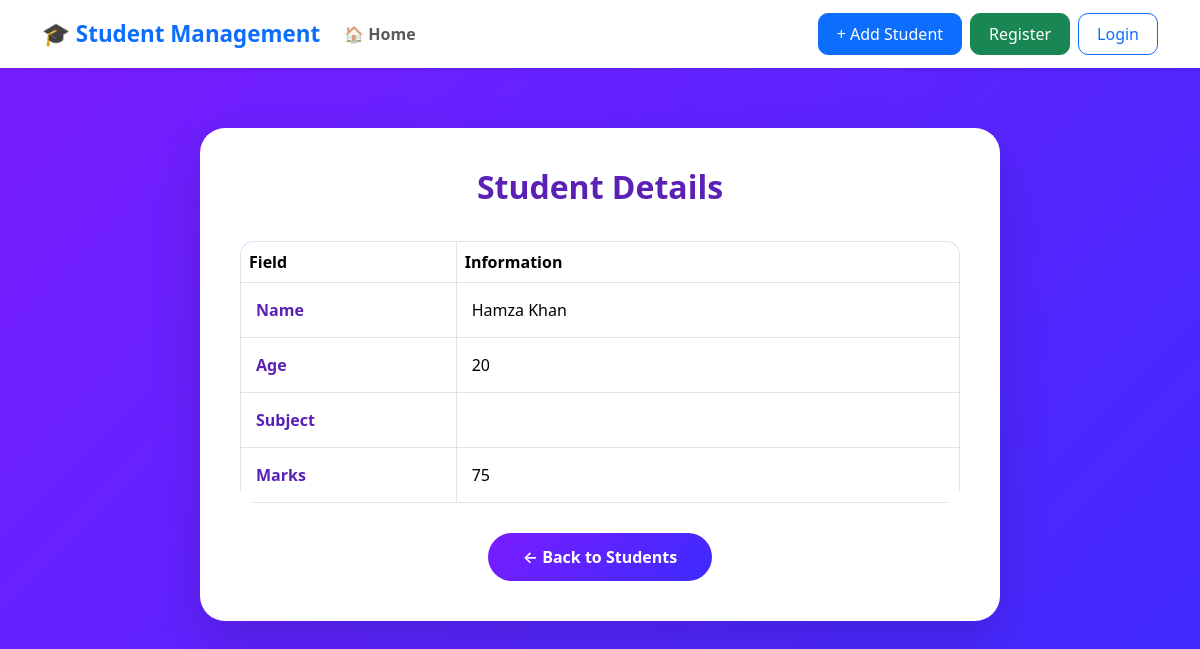
Page /detail/1/ on the committed database.
### student_app/models.py (models this page shows)
class Student(models.Model):
    user = models.ForeignKey(User, on_delete=models.CASCADE)
    name = models.CharField(max_length=100)
    age = models.IntegerField()
    marks = models.IntegerField()
    email = models.EmailField(max_length=100, blank=True)
    enrollment_date = models.DateField(default=timezone.now)
    is_active = models.BooleanField(default=True)
    courses = models.ManyToManyField("Course")

### student_app/views.py (the view)
# urls.py: path("detail/<int:pk>/", views.StudentDetailView.as_view(), name="detail_student"),
class StudentDetailView(DetailView):
    model = Student

### templates/student_app/student_detail.html (shortened to what this page needs)
{% extends "student_app/base.html" %}
{% block content %}
<div class="detail-wrapper">
    <div class="detail-card">
        <h2>Student Details</h2>
        <table class="table table-bordered">
            <thead>
                <tr>
                    <th>Field</th>
                    <th>Information</th>
                </tr>
            </thead>
            <tbody>
                <tr>
                    <td>Name</td>
                    <td>{{ student.name }}</td>
                </tr>
                <tr>
                    <td>Age</td>
                    <td>{{ student.age }}</td>
                </tr>
                <tr>
                    <td>Subject</td>
                    <td>{{ student.subject }}</td>
                </tr>
                <tr>
                    <td>Marks</td>
                    <td>{{ student.marks }}</td>
                </tr>
            </tbody>
        </table>
        <div class="button-area">
            <a href="{% url 'student_list' %}" class="back-btn">
                ← Back to Students
            </a>
        </div>
    </div>
</div>
{% endblock %}

### templates/student_app/student_detail.html (style rules this page uses)
body { min-height:100vh; background:linear-gradient(135deg,#7a1cff,#3d2bff); }
.detail-wrapper { max-width:800px; margin:60px auto; }
.detail-card { background:#fff; border-radius:25px; padding:40px; box-shadow:0 20px 50px rgba(0,0,0,.15); }
.detail-card h2 { text-align:center; color:#5b21b6; font-weight:700; margin-bottom:35px; }
.table { margin-bottom:30px; border-radius:15px; overflow:hidden; }
.table thead { background:linear-gradient(135deg,#7a1cff,#3d2bff); color:#fff; }
.table tbody tr td { vertical-align:middle; padding:15px; font-size:16px; }
.table tbody tr td:first-child { font-weight:600; width:30%; color:#5b21b6; }
.button-area { text-align:center; }
.back-btn { display:inline-block; padding:12px 35px; border-radius:50px; text-decoration:none; background:linear-gradient(135deg,#7a1cff,#3d2bff); color:#fff; font-weight:600; transition:.3s; }

### rows in the picture
Student: name "Hamza Khan", age "20", marks "75"
